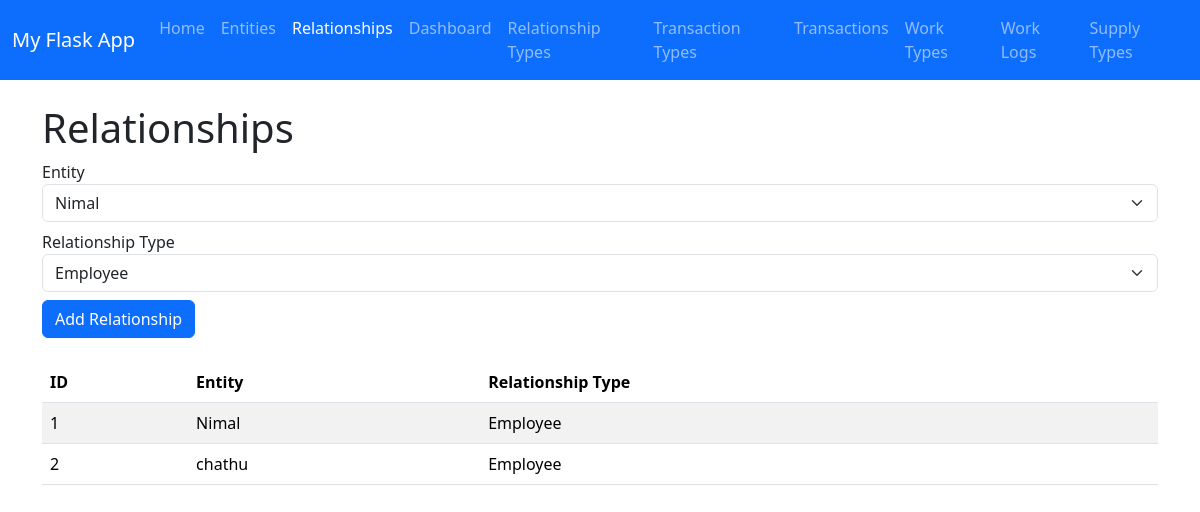
/relationships, run on an earlier commit of the app's database.
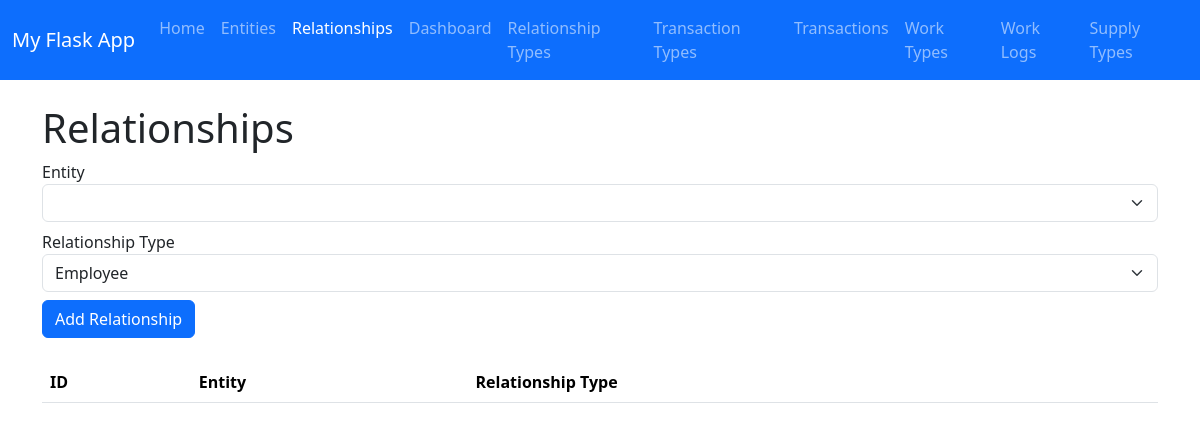
And on a later commit of the database.
### app.py (models this page shows, shortened)
class Relationship(db.Model):
    __tablename__ = "relationship"
    id = db.Column(db.Integer, primary_key=True)  # Unique ID
    entity_id = db.Column(db.Integer, db.ForeignKey('entity.id'), nullable=False)
    relationship_type_id = db.Column(db.Integer, db.ForeignKey('relationship_type.id'), nullable=False)
    entity = db.relationship('Entity', backref='relationships')
    relationship_type = db.relationship('RelationshipType')

class Entity(db.Model):
    id = db.Column(db.Integer, primary_key=True)  # Unique ID
    name = db.Column(db.String(100), nullable=False)
    email = db.Column(db.String(120), nullable=False, unique=True)
    phone = db.Column(db.String(20), nullable=False)
    address = db.Column(db.String(200), nullable=True)  # New attribut

class RelationshipType(db.Model):
    __tablename__ = "relationship_type"
    id = db.Column(db.Integer, primary_key=True)  # Unique ID
    name = db.Column(db.String(100), nullable=False, unique=True)
    description = db.Column(db.String(250), nullable=True)

### app.py (the view)
@app.route("/relationships")
def relationships():
    all_relationships = Relationship.query.all()
    entities = Entity.query.all()   # <-- this must fetch all entities
    types = RelationshipType.query.all()
    return render_template(
        "relationships.html",
        title="Relationships",
        relationships=all_relationships,
        entities=entities,
        types=types
    )

### templates/relationships.html
{% extends "base.html" %}
{% block content %}
<h1>Relationships</h1>
<form method="POST" action="{{ url_for('add_relationship') }}" class="mb-4">
    <div class="mb-2">
        <label>Entity</label>
        <select name="entity_id" class="form-select" required>
            {% for e in entities %}
            <option value="{{ e.id }}">{{ e.name }}</option>
            {% endfor %}
        </select>
    </div>
    <div class="mb-2">
        <label>Relationship Type</label>
        <select name="relationship_type_id" class="form-select" required>
            {% for t in types %}
            <option value="{{ t.id }}">{{ t.name }}</option>
            {% endfor %}
        </select>
    </div>
    <button type="submit" class="btn btn-primary">Add Relationship</button>
</form>
<table class="table table-striped">
    <thead>
        <tr>
            <th>ID</th>
            <th>Entity</th>
            <th>Relationship Type</th>
        </tr>
    </thead>
    <tbody>
        {% for r in relationships %}
        <tr>
            <td>{{ r.id }}</td>
            <td>{{ r.entity.name }}</td>
            <td>{{ r.relationship_type.name }}</td>
        </tr>
        {% endfor %}
    </tbody>
</table>
{% endblock %}

What changed in the data, as far as the page shows it:
removed Relationship: id "1", entity.name "Nimal", relationship_type.name "Employee"
removed Relationship: id "2", entity.name "chathu", relationship_type.name "Employee"
Also different on the page:
form field entity_id: "Nimal" → (not shown)
